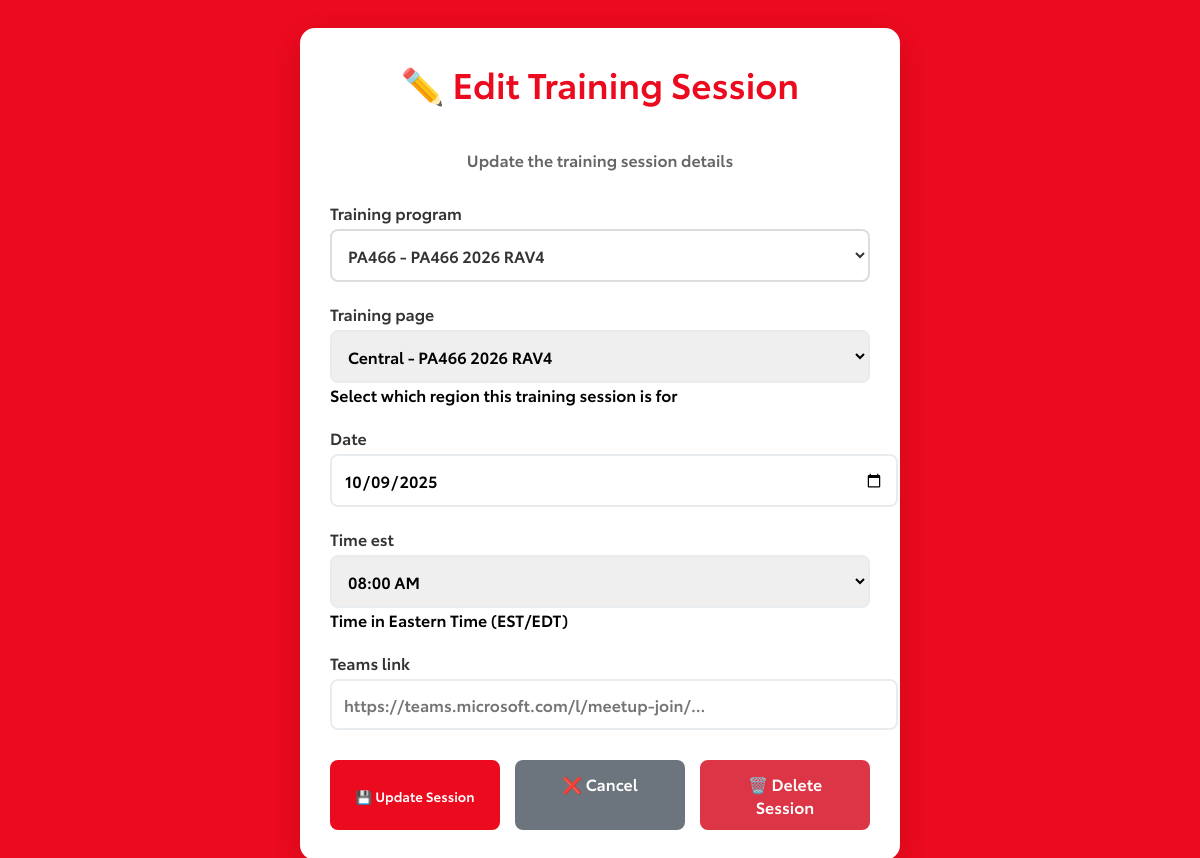
The app's page /simple-admin/edit-session/29/ (signed in) with its own data.
### training_app/models.py (models this page shows, shortened)
class TrainingSession(models.Model):
    training_page = models.ForeignKey(
        TrainingPage,
        on_delete=models.CASCADE,
        related_name='sessions',
        help_text="Which training page this session belongs to"
    )
    training_program = models.ForeignKey(
        TrainingProgram,
        on_delete=models.CASCADE,
        null=True,
        blank=True,
        help_text="Which training program this session is for"
    )
    date = models.DateField(
        validators=[validate_training_session_date],
        help_text="Date of the training session"
    )
    time_est = models.TimeField(
        validators=[validate_training_session_time],
        help_text="Time of the training session (Eastern Time)"
    )
    teams_link = models.URLField(
        blank=True,
        max_length=500,
        validators=[validate_teams_link],
        help_text="Microsoft Teams meeting link"
    )
    teams_link_valid = models.BooleanField(
        default=False,
        help_text="Whether the Teams link is working"
    )
    teams_link_last_tested = models.DateTimeField(
        null=True,
        blank=True,
        help_text="When the Teams link was last tested"
    )
    created_at = models.DateTimeField(auto_now_add=True)
    updated_at = models.DateTimeField(auto_now=True)
    class Meta:
        ordering = ['date', 'time_est']
        unique_together = ['training_page', 'date', 'time_est']

### training_app/simple_admin_views.py (the view)
# urls.py: path('simple-admin/edit-session/<int:session_id>/', simple_admin_views.edit_training_session, name='edit_training_session'),
@login_required
def edit_training_session(request, session_id):
    session = get_object_or_404(TrainingSession, id=session_id)
    user = request.user
    if user.user_type != 'master' and session.training_page not in user.assigned_regions.all():
        messages.error(request, '❌ You do not have permission to edit this session.')
        return redirect('simple_admin:manage_training_sessions')
    if request.method == 'POST':
        form = SimpleTrainingSessionForm(request.POST, instance=session, user=user)
        if form.is_valid():
            form.save()
            messages.success(request, '✅ Training session updated successfully!')
            return redirect('simple_admin:manage_training_sessions')
    else:
        form = SimpleTrainingSessionForm(instance=session, user=user)
    return render(request, 'training_app/simple_admin/edit_session.html', {
        'form': form,
        'session': session
    })

### training_app/error_handlers.py (called while the page is built, shortened)
    def process_request(self, request):
        if settings.DEBUG and not getattr(settings, 'LOG_ALL_REQUESTS', False):
            return

### training_app/forms.py (called while the page is built)
    def format_value(self, value):
        if value is None:
            return ''
        if hasattr(value, 'strftime'):
            return value.strftime('%H:%M')
        elif isinstance(value, str):
            try:
                from datetime import datetime
                if len(value) == 5:  # Already HH:MM format
                    return value
                elif len(value) == 8:  # HH:MM:SS format
                    parsed_time = datetime.strptime(value, '%H:%M:%S').time()
                    return parsed_time.strftime('%H:%M')
                else:
                    return value
            except (ValueError, TypeError):
                return value
        return str(value)

    def render(self, name, value, attrs=None, renderer=None):
        if value is None:
            value = ''
        formatted_value = self.format_value(value)
        output = []
        output.append(f'<select name="{name}" class="form-control" title="Select training time from dropdown" required id="id_{name}">')
        for choice_value, choice_label in self.choices:
            selected = 'selected' if str(choice_value) == str(formatted_value) else ''
            output.append(f'  <option value="{choice_value}" {selected}>{choice_label}</option>')
        output.append('</select>')
        return '\n'.join(output)

### training_app/models.py (called while the page is built)
    def __str__(self):
        return f"{self.name} - {self.title}"

    def __str__(self):
        if self.current_program:
            return f"{self.get_region_display()} - {self.current_program.title}"
        else:
            return f"{self.get_region_display()}"

### training_app/templates/training_app/simple_admin/edit_session.html (shortened to what this page needs)
{% load static %}
<!DOCTYPE html>
<html lang="en">
<head>
    <link href="{% static 'css/style.css' %}?v=2" rel="stylesheet">
</head>
<body>
    <div class="simple-admin">
        <div class="form-container">
            <div class="form-header">
                <h1>✏️ Edit Training Session</h1>
                <p>Update the training session details</p>
            </div>
            <form method="post">
                <div class="form-group">
                    <label for="{{ form.training_program.id_for_label }}">{{ form.training_program.label }}</label>
                    {{ form.training_program }}
                </div>
                <div class="form-group">
                    <label for="{{ form.training_page.id_for_label }}">{{ form.training_page.label }}</label>
                    {{ form.training_page }}
                    {% if form.training_page.help_text %}
                        <div class="help-text">{{ form.training_page.help_text }}</div>
                    {% endif %}
                </div>
                <div class="form-group">
                    <label for="{{ form.date.id_for_label }}">{{ form.date.label }}</label>
                    {{ form.date }}
                </div>
                <div class="form-group">
                    <label for="{{ form.time_est.id_for_label }}">{{ form.time_est.label }}</label>
                    {{ form.time_est }}
                    <div class="help-text" id="time-help-text">Time in Eastern Time (EST/EDT)</div>
                </div>
                <div class="form-group">
                    <label for="{{ form.teams_link.id_for_label }}">{{ form.teams_link.label }}</label>
                    {{ form.teams_link }}
                </div>
                <div class="button-container">
                    <button type="submit" class="btn btn-primary">💾 Update Session</button>
                    <a href="{% url 'simple_admin:simple_admin_dashboard' %}" class="btn btn-secondary">❌ Cancel</a>
                    <a href="{% url 'simple_admin:delete_training_session' session.id %}" class="btn btn-danger">🗑️ Delete Session</a>
                </div>
            </form>
        </div>
    </div>
</body>
</html>

### static/css/style.css (style rules this page uses)
* { font-family: myFirstFont, Arial, sans-serif; }
body { background-color: #EB0A1E; }
p { padding-top: 30px; }
h1 { color: #ffff; text-align: center; }

### training_app/templates/training_app/simple_admin/edit_session.html (style rules this page uses)
.simple-admin { max-width: 600px; margin: 0 auto; padding: 20px; font-family: 'Segoe UI', Tahoma, Geneva, Verdana, sans-serif; }
.form-container { background: white; border-radius: 15px; padding: 30px; box-shadow: 0 8px 30px rgba(0, 0, 0, 0.1); }
.form-header { text-align: center; margin-bottom: 30px; }
.form-header h1 { color: #EB0A1E; margin: 0 0 10px 0; font-size: 2.2em; }
.form-header p { color: #666; margin: 0; }
.form-group { margin-bottom: 20px; }
.form-group label { display: block; margin-bottom: 5px; font-weight: bold; color: #333; }
.form-control { width: 100%; padding: 12px; border: 2px solid #e9ecef; border-radius: 8px; font-size: 16px; transition: border-color 0.3s ease; }
.readonly-program[readonly] { background-color: #ffffff; color: #333333; cursor: default; border-color: #ddd; opacity: 1; }
.button-container { display: flex; justify-content: space-between; gap: 15px; margin-top: 30px; }
.btn-danger { background: #dc3545; color: white; }
.btn { padding: 12px 25px; border: none; border-radius: 8px; text-decoration: none; font-weight: bold; cursor: pointer; transition: all 0.3s ease; display: inline-block; text-align: center; flex: 1; }
.btn-primary { background: #EB0A1E; color: white; }
.btn-secondary { background: #6c757d; color: white; }

### records on screen
TrainingSession: training_program "PA466 - PA466 2026 RAV4", training_page "Central - PA466 2026 RAV4", date "10/09/2025", time_est "08:00 AM"
